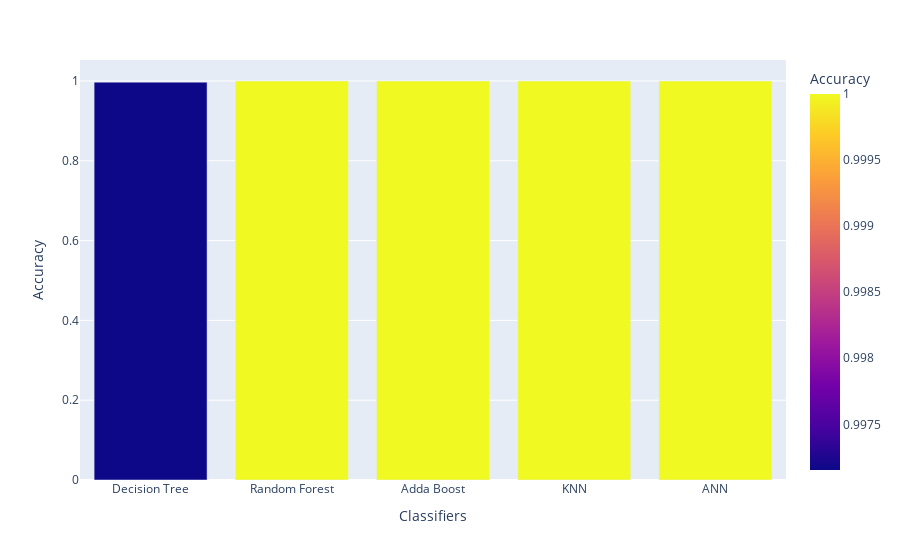

The notebook cell saved with this chart:
### Markdown cell above
### Training Accuracies

### Code cell
training_Acc
import plotly.express as px
fig = px.bar(training_Acc, x='Classifiers', y='Accuracy',color = 'Accuracy')
fig.show()

### Figure 1 — Plotly figure (JSON) as saved in the notebook; plotly's stock layout.template omitted (floating-point values rounded to 4 significant figures)
{"data": [{"alignmentgroup": "True", "hovertemplate": "Classifiers=%{x}<br>Accuracy=%{marker.color}<extra></extra>", "legendgroup": "", "marker": {"color": [0.9972, 1, 1, 1, 1], "coloraxis": "coloraxis", "pattern": {"shape": ""}}, "name": "", "offsetgroup": "", "orientation": "v", "showlegend": false, "textposition": "auto", "type": "bar", "x": ["Decision Tree", "Random Forest", "Adda Boost", "KNN", "ANN"], "xaxis": "x", "y": [0.9972, 1, 1, 1, 1], "yaxis": "y"}], "layout": {"barmode": "relative", "coloraxis": {"colorbar": {"title": {"text": "Accuracy"}}, "colorscale": [[0, "#0d0887"], [0.1111, "#46039f"], [0.2222, "#7201a8"], [0.3333, "#9c179e"], [0.4444, "#bd3786"], [0.5556, "#d8576b"], [0.6667, "#ed7953"], [0.7778, "#fb9f3a"], [0.8889, "#fdca26"], [1, "#f0f921"]]}, "legend": {"tracegroupgap": 0}, "margin": {"t": 60}, "xaxis": {"anchor": "y", "domain": [0, 1], "title": {"text": "Classifiers"}}, "yaxis": {"anchor": "x", "domain": [0, 1], "title": {"text": "Accuracy"}}}}
